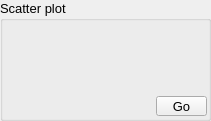
   <widget class="QGroupBox" name="group_scatter">
    <property name="geometry">
     <rect>
      <x>460</x>
      <y>370</y>
      <width>211</width>
      <height>121</height>
     </rect>
    </property>
    <property name="font">
     <font>
      <family>Arial</family>
      <pointsize>10</pointsize>
     </font>
    </property>
    <property name="layoutDirection">
     <enum>Qt::LeftToRight</enum>
    </property>
    <property name="title">
     <string>Scatter plot</string>
    </property>
    <widget class="QToolButton" name="btn_scatter">
     <property name="geometry">
      <rect>
       <x>156</x>
       <y>96</y>
       <width>51</width>
       <height>20</height>
      </rect>
     </property>
     <property name="font">
      <font>
       <family>Arial</family>
       <pointsize>10</pointsize>
      </font>
     </property>
     <property name="text">
      <string>Go</string>
     </property>
    </widget>
    <widget class="QLabel" name="label_2">
     <property name="geometry">
      <rect>
       <x>-10</x>
       <y>20</y>
       <width>111</width>
       <height>71</height>
      </rect>
     </property>
     <property name="text">
      <string/>
     </property>
     <property name="pixmap">
      <pixmap>png/diamond-Gene.png</pixmap>
     </property>
    </widget>
    <widget class="QLabel" name="label_4">
     <property name="geometry">
      <rect>
       <x>115</x>
       <y>18</y>
       <width>101</width>
       <height>71</height>
      </rect>
     </property>
     <property name="text">
      <string/>
     </property>
     <property name="pixmap">
      <pixmap>png/diamond-Drug.png</pixmap>
     </property>
    </widget>
   </widget>
